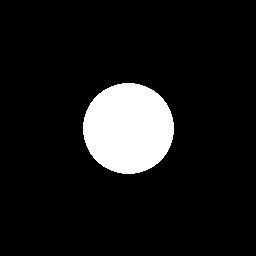
#> input picture pointbased/kolo.bmp, 256 x 256 px, found by its file name
$ python logical.py
#> lines starting #> are read from the running program, lines starting #| are printed output that depends on the picture; after the words box and inside, x2 and y2 are one past the last pixel; in counts of white or black regions, pixels touching at a corner belong together
from PIL import Image,ImageMath

def im_not(im1):
    return ImageMath.eval("~B",B=im1)

def im_and(im1, im2):
    return ImageMath.eval("A & B",A=im1,B=im2)

def im_or(im1, im2):
    return ImageMath.eval("A | B",A=im1,B=im2)

def im_xor(im1, im2):
    return ImageMath.eval("A ^ B",A=im1,B=im2)

lena_im = Image.open("pointbased/kolo.bmp")
#> lena_im is the input picture: PIL image 256x256 L; 9.9% white; 1 white region, box (x1, y1, x2, y2) and area: (83, 83, 174, 174) 6509
jet_im = Image.open("pointbased/kwadrat.bmp")
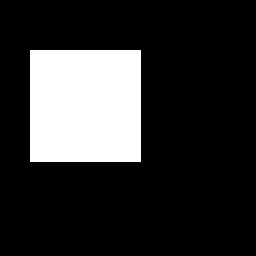
#> input picture pointbased/kwadrat.bmp, 256 x 256 px, found by its file name
#> jet_im is the input picture: PIL image 256x256 L; 19% white; 1 white region, box (x1, y1, x2, y2) and area: (30, 50, 141, 162) 12432
lena_im.show()
jet_im.show()
res = im_xor(lena_im,jet_im)
#> in im_xor, `return ImageMath.eval("A ^ B",A=im1,B=im2)`:
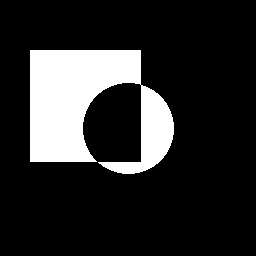
#> returned value: PIL image 256x256 I; 16.8% white; 1 white region, box (x1, y1, x2, y2) and area: (30, 50, 174, 174) 10979
res.show()
